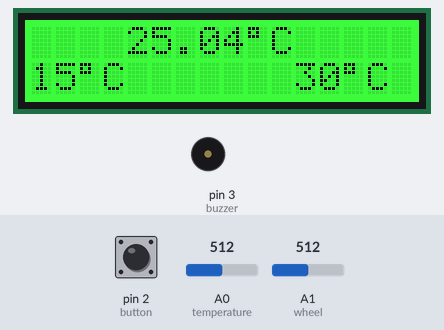
Simulated run of this sketch. Board: Arduino Uno, built with avr-gcc and run on an emulated ATmega328P. Parts: 16×2 character LCD, buzzer (waves = sounding). Inputs (shaded band) come from the test bench; at power-on: A0 (temperature) = 512, pin 2 (button) LOW, A1 (wheel) = 512.

Above: at 1.2 s.
1.3 s: A0 (temperature) set to 560
At 1.8 s:
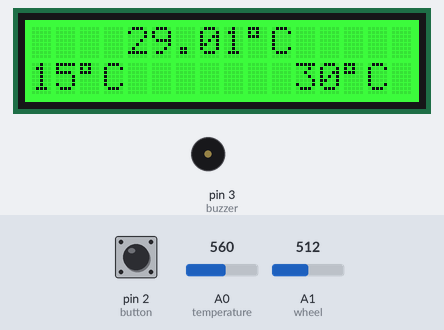
2.8 s: A0 (temperature) set to 581
At 4.0 s:
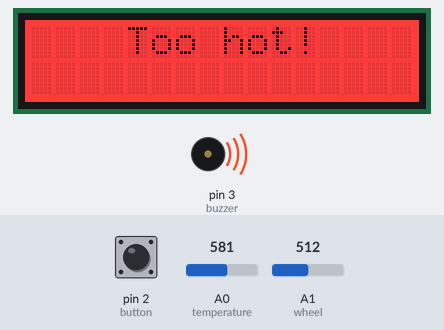
4.3 s: pin 2 (button) pulled HIGH for 0.15 s
At 5.5 s:
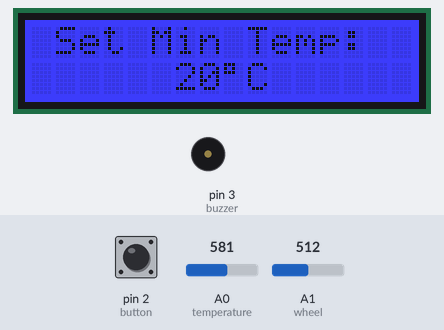
5.9 s: pin 2 (button) pulled HIGH for 1 s
At 7.4 s:
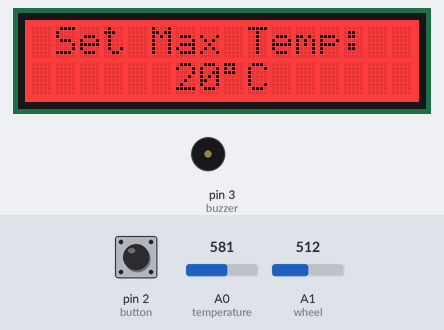
8.4 s: A1 (wheel) set to 716
At 9.5 s:
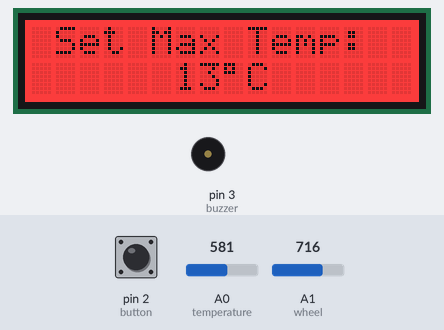
9.9 s: A1 (wheel) set to 900
At 10.3 s:
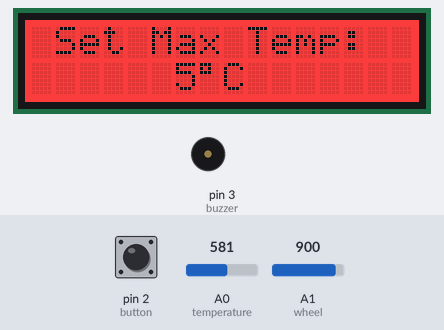
Timing chart, 0 to 12.4 s (numbered marks = the images above; inputs shaded):
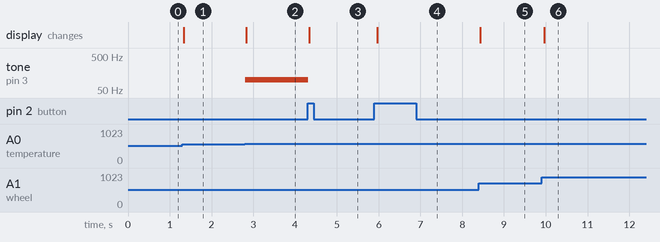

Measured:
- the behaviour switches between 571 and 572 on A0 (temperature) (found by bisection; images 1 and 2)
- after the input at 1.3 s, the display: changes at once (image 1)
- after the input at 2.8 s, tone on pin 3 (buzzer): silent → 100 Hz at once; the display: changes at once (image 2)
- after the input at 4.3 s, tone on pin 3 (buzzer): 100 Hz → silent at once; the display: changes at once (image 3)
- after the input at 5.9 s, the display: changes after 0.06 s (image 4)
- after the input at 8.4 s, the display: changes at once (image 5)
- after the input at 9.9 s, the display: changes after 0.06 s (image 6)

The sketch:

index.ino
```cpp
#include <Wire.h>
#include "rgb_lcd.h"

rgb_lcd lcd;

int temperature = 0;
int wheel = 1;
int button = 2;
int buzzer = 3;

const int B = 4275;
const int R0 = 10000;

int state = 0;
int x = 1;

int maxTemp = 30;
int minTemp = 15;

void setup() {
  lcd.begin(16, 2);
  lcd.setRGB(0, 255, 0);

  pinMode(temperature,INPUT);
  pinMode(wheel,INPUT);
  pinMode(button,INPUT); //button
  pinMode(buzzer,OUTPUT); //buzzer
}

float Temperature(float a, int B, int R0) {
  float temp;
  float R = 1023.0/a-1.0;
  R = R0 * R;
  temp = 1.0/(log(R/R0)/B+1/298.15)-273.15; //finds temperature in celcius
  return temp;
}

void loop() {
  float a = analogRead(temperature);
  float b = analogRead(wheel);

  float temp = Temperature(a,B,R0); //gets the temperature in celcius (a is resistance, B & R0 are constants)


  if (digitalRead(button)==HIGH and x==1) { //changes state when button is pressed
    state += 1;
    x = 0;
  } else if (digitalRead(button)==LOW) {
    x = 1;
  }
  if (state>2) { //changes state back to 0 if it's more than 2
    state = 0;
  }

  if ((temp>maxTemp or temp<minTemp) and state == 0) { //if temp is more than maxTemp or less than minTemp and it's the "normal" state
    tone(buzzer, 100);
    if (temp>maxTemp) { //if it's too hot print too hot
      lcd.setRGB(255,0,0);
      lcd.setCursor(0,0);
      lcd.print("    Too hot!        ");
      lcd.setCursor(0,1);
      lcd.print("                ");
    }
    else if (temp<minTemp) { //if it's too cold print too cold
      lcd.setRGB(0,0,255);
      lcd.setCursor(0,0);
      lcd.print("    Too cold!                  ");
      lcd.setCursor(0,1);
      lcd.print("                ");
    }
  }
  else if (state == 0) { //"normal" state - prints the temperature on the display
    noTone(buzzer); //makes sure the buzzer makes no sound
    lcd.setRGB(0, 255, 0); //sets display color to green

    lcd.setCursor(0, 0);
    lcd.print("    " + String(temp) + (char)223 + "C     ");

    lcd.setCursor(0, 1);
    lcd.print(String(minTemp) + (char)223 + "C       " + String(maxTemp) + (char)223 + "C");
  }
  else if (state == 1) { //state to change max temp
    noTone(buzzer); //makes sure the buzzer makes no sound
    lcd.setRGB(0, 0, 255); //sets display color to blue

    lcd.setCursor(0, 0);
    lcd.print(" Set Min Temp:  ");

    lcd.setCursor(0, 1);
    float x = map(b,0,1023,40,0); //takes the value of the wheel and changes it to a number between 0 and 40
    minTemp = x;
    lcd.print("      " + String(minTemp) + (char)223 + "C      ");
  }
  else if (state == 2) { //state to change min temp
    noTone(buzzer); //makes sure the buzzer makes no sound
    lcd.setRGB(255, 0, 0); //sets display color to red

    lcd.setCursor(0, 0);
    lcd.print(" Set Max Temp:  ");

    lcd.setCursor(0, 1);
    float x = map(b,0,1023,40,0); //takes the value of the wheel and changes it to a number between 0 and 40
    maxTemp = x;
    lcd.print("      " + String(maxTemp) + (char)223 + "C      ");
  }
}
```
